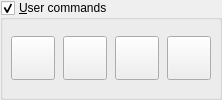
            <widget class="GroupBox" name="grpUserCommands">
             <property name="enabled">
              <bool>true</bool>
             </property>
             <property name="title">
              <string>&amp;User commands</string>
             </property>
             <property name="checkable">
              <bool>true</bool>
             </property>
             <property name="overrided" stdset="0">
              <bool>false</bool>
             </property>
             <layout class="QHBoxLayout" name="horizontalLayout_30">
              <property name="spacing">
               <number>9</number>
              </property>
              <property name="leftMargin">
               <number>8</number>
              </property>
              <property name="topMargin">
               <number>8</number>
              </property>
              <property name="rightMargin">
               <number>8</number>
              </property>
              <property name="bottomMargin">
               <number>8</number>
              </property>
              <item>
               <widget class="QWidget" name="widgetUserCommands" native="true">
                <layout class="QHBoxLayout" name="horizontalLayout_31">
                 <property name="leftMargin">
                  <number>0</number>
                 </property>
                 <property name="topMargin">
                  <number>0</number>
                 </property>
                 <property name="rightMargin">
                  <number>0</number>
                 </property>
                 <property name="bottomMargin">
                  <number>0</number>
                 </property>
                 <item>
                  <layout class="QGridLayout" name="gridLayout_7">
                   <property name="horizontalSpacing">
                    <number>8</number>
                   </property>
                   <item row="0" column="1">
                    <widget class="StyledToolButton" name="cmdUser1">
                     <property name="enabled">
                      <bool>true</bool>
                     </property>
                     <property name="minimumSize">
                      <size>
                       <width>44</width>
                       <height>44</height>
                      </size>
                     </property>
                     <property name="toolTip">
                      <string>Spindle on/off</string>
                     </property>
                     <property name="icon">
                      <iconset resource="../../images.qrc">
                       <normaloff>:/images/num2.png</normaloff>:/images/num2.png</iconset>
                     </property>
                     <property name="iconSize">
                      <size>
                       <width>30</width>
                       <height>30</height>
                      </size>
                     </property>
                    </widget>
                   </item>
                   <item row="0" column="3">
                    <widget class="StyledToolButton" name="cmdUser3">
                     <property name="enabled">
                      <bool>true</bool>
                     </property>
                     <property name="minimumSize">
                      <size>
                       <width>44</width>
                       <height>44</height>
                      </size>
                     </property>
                     <property name="toolTip">
                      <string>Spindle on/off</string>
                     </property>
                     <property name="icon">
                      <iconset resource="../../images.qrc">
                       <normaloff>:/images/num4.png</normaloff>:/images/num4.png</iconset>
                     </property>
                     <property name="iconSize">
                      <size>
                       <width>30</width>
                       <height>30</height>
                      </size>
                     </property>
                    </widget>
                   </item>
                   <item row="0" column="2">
                    <widget class="StyledToolButton" name="cmdUser2">
                     <property name="enabled">
                      <bool>true</bool>
                     </property>
                     <property name="minimumSize">
                      <size>
                       <width>44</width>
                       <height>44</height>
                      </size>
                     </property>
                     <property name="toolTip">
                      <string>Spindle on/off</string>
                     </property>
                     <property name="icon">
                      <iconset resource="../../images.qrc">
                       <normaloff>:/images/num3.png</normaloff>:/images/num3.png</iconset>
                     </property>
                     <property name="iconSize">
                      <size>
                       <width>30</width>
                       <height>30</height>
                      </size>
                     </property>
                    </widget>
                   </item>
                   <item row="0" column="0">
                    <widget class="StyledToolButton" name="cmdUser0">
                     <property name="enabled">
                      <bool>true</bool>
                     </property>
                     <property name="minimumSize">
                      <size>
                       <width>44</width>
                       <height>44</height>
                      </size>
                     </property>
                     <property name="toolTip">
                      <string>Spindle on/off</string>
                     </property>
                     <property name="icon">
                      <iconset resource="../../images.qrc">
                       <normaloff>:/images/num1.png</normaloff>:/images/num1.png</iconset>
                     </property>
                     <property name="iconSize">
                      <size>
                       <width>30</width>
                       <height>30</height>
                      </size>
                     </property>
                    </widget>
                   </item>
                  </layout>
                 </item>
                </layout>
               </widget>
              </item>
             </layout>
            </widget>
